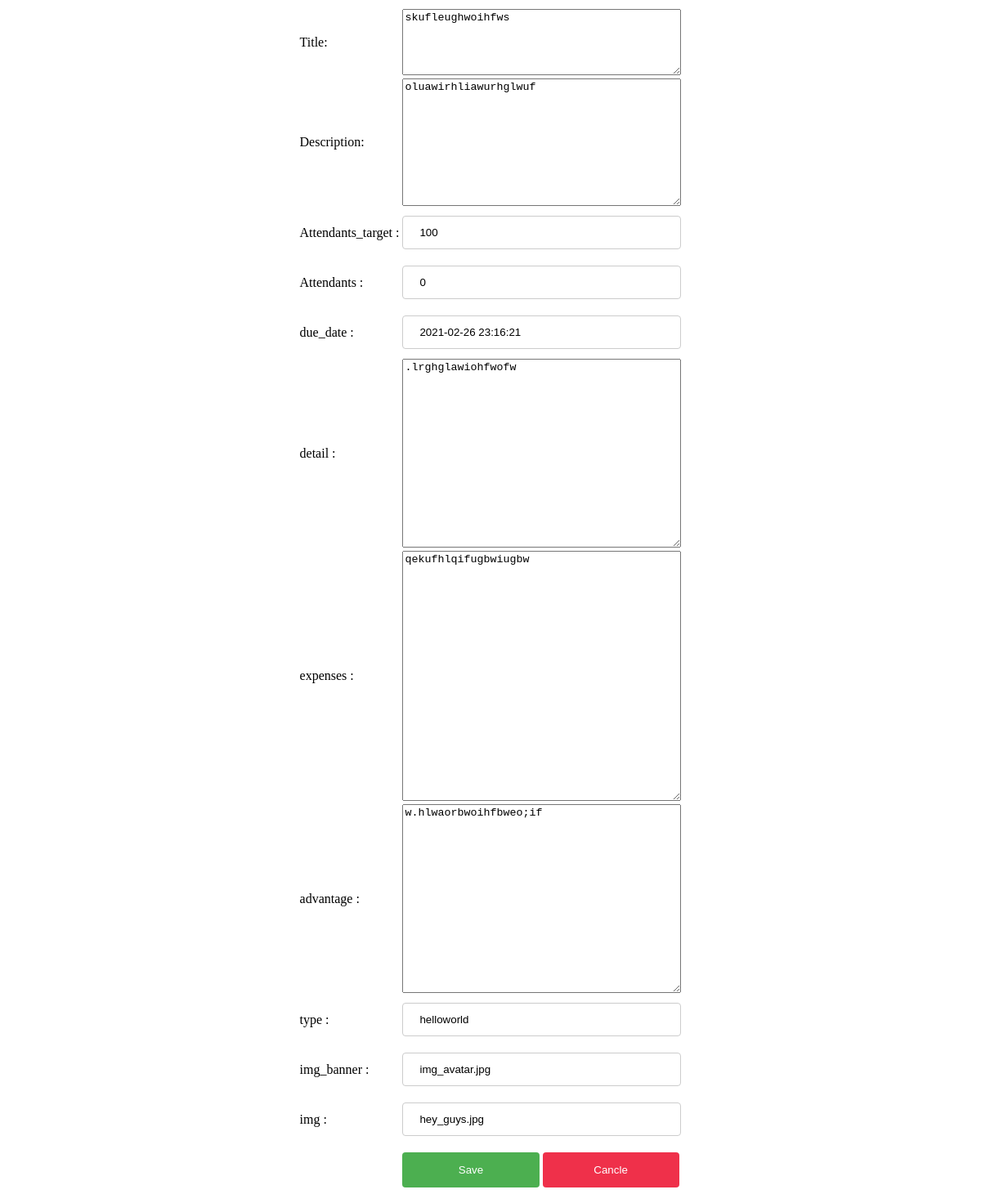
Before: /htm/editForm.php?id=2 with the older database file.
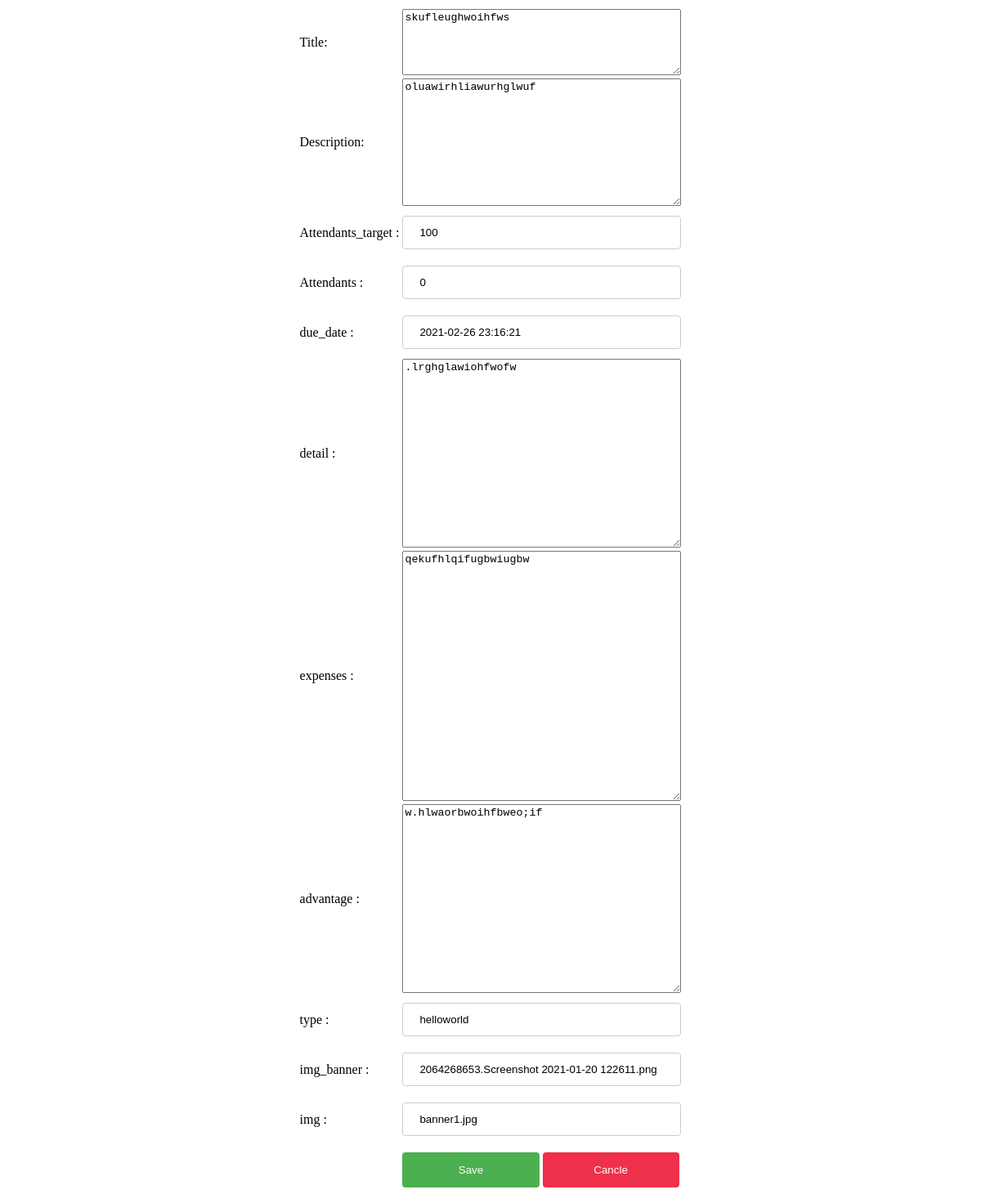
After: the same page with the newer database file.
### tables this page shows
CREATE TABLE `volunteer` (
  `id` int(11) NOT NULL,
  `title` varchar(100) NOT NULL,
  `description` varchar(500) NOT NULL,
  `attendants_target` int(3) NOT NULL,
  `attendants` int(3) NOT NULL,
  `due_date` datetime NOT NULL,
  `detail` text NOT NULL,
  `expenses` text NOT NULL,
  `advantage` varchar(300) NOT NULL,
  `type` varchar(50) NOT NULL,
  `img_banner` text NOT NULL,
  `img` text NOT NULL,
  `status` varchar(30) NOT NULL
);

### htm/editForm.php (the view, shortened to what this page needs)
<HTML>
<head>
	<link rel="stylesheet" href="../css/style-insertform.css">
</head>
<BODY>
	<?php
	$conn=mysqli_connect("localhost", "root", "","volunteerhub");
	$conn->query("SET NAMES UTF8");
	$sql = "SELECT * FROM volunteer WHERE id = '".$_GET['id']."' ";
	$query= mysqli_query($conn,$sql);
	$result = mysqli_fetch_array($query);
	?>
	<center>
		<table>
			<form action="edit.php" method="POST">
			<TR>
				<TD>Title:</TD>
				<TD>
					<textarea name="title" cols="40" rows="5"  size="20" placeholder="Title" required><?php echo $result['title'];?></textarea>
				</TD>
			</TR>
			<TR>
				<TD>Description:</TD>
				<TD>
					<textarea name="description" cols="40" rows="10"  size="20" placeholder="Description" required><?php echo $result['description'];?></textarea>
				</TD>
			</TR>
			<TR>
				<TD>Attendants_target	:</TD>
				<TD>
					<input type="number" name="target" maxlength"10" size="20" placeholder="Target" value="<?php echo $result['attendants_target'];?>" required>
				</TD>
			</TR>
			<TR>
				<TD>Attendants	:</TD>
				<TD>
					<input type="number" name="attendant" maxlength"10" size="20" placeholder="Attendant"  value="<?php echo $result['attendants'];?>" required>
				</TD>
			</TR>
			<TR>
				<TD>due_date	:</TD>
				<TD>
					<input type="text" name="due_date" maxlength"10" size="20" value="<?php echo $result['due_date'];?>" required>
				</TD>
			</TR>
			<TR>
				<TD>detail	:</TD>
				<TD>
					<textarea name="detail" cols="40" rows="15"  size="20" placeholder="Detail" required><?php echo $result['detail'];?></textarea>
				</TD>
			</TR>
			<TR>
				<TD>expenses	:</TD>
				<TD>
					<textarea name="expenses" cols="40" rows="20"  size="20" placeholder="Expenses" required><?php echo $result['expenses'];?></textarea>
				</TD>
			</TR>
			<TR>
				<TD>advantage	:</TD>
				<TD>
					<textarea name="advantage" cols="40" rows="15"  size="20" placeholder="Advantage" required><?php echo $result['advantage'];?></textarea>
				</TD>
			</TR>
			<TR>
				<TD>type	:</TD>
				<TD>
					<input type="text" name="type" maxlength"10"  size="20" placeholder="Type" value="<?php echo $result['type'];?>" required>
				</TD>
			</TR>
			<TR>
				<TD>img_banner	:</TD>
				<TD>
					<input type="text" name="img_banner" maxlength"10" size="20" placeholder="Image Banner" value="<?php echo $result['img_banner'];?>" required>
				</TD>
			</TR>
			<TR>
				<TD>img	:</TD>
				<TD>
					<input type="text" name="img" maxlength"10"  size="20" placeholder="Image" value="<?php echo $result['img'];?>" required>
				</TD>
			</TR>
						<tr>
							<td></td>
							<td>
								<input type="submit" name="submit" value="Save">
								<input type="reset" name="submit" value="Cancle">
							</td>
						</tr>
						</form>
					</table>
		</center>
</BODY>
</HTML>

Changed rows visible on the page:
changed volunteer "skufleughwoihfws": img_banner "img_avatar.jpg" → "2064268653.Screenshot 2021-01-20 122611.png"; img "hey_guys.jpg" → "banner1.jpg"
